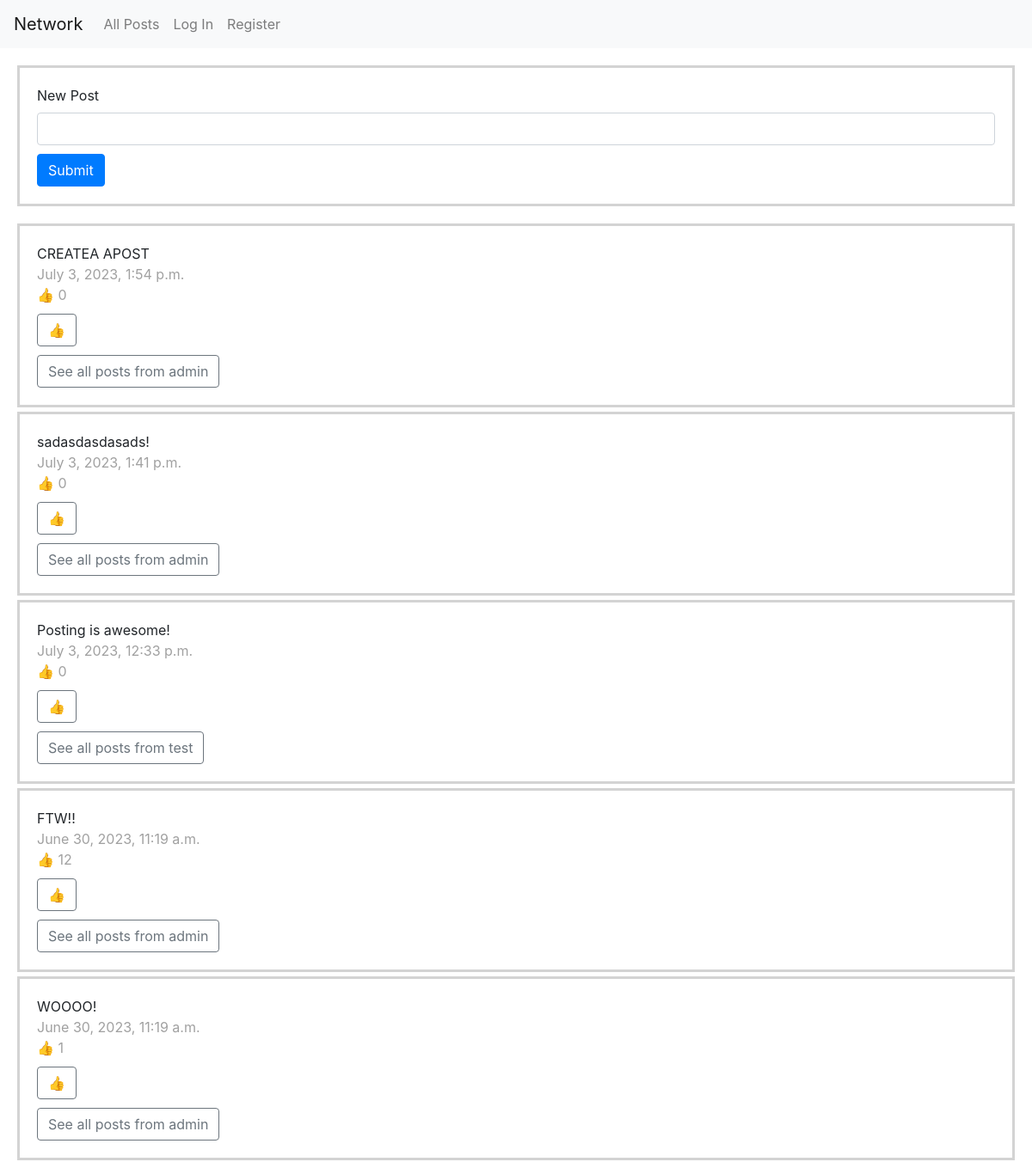
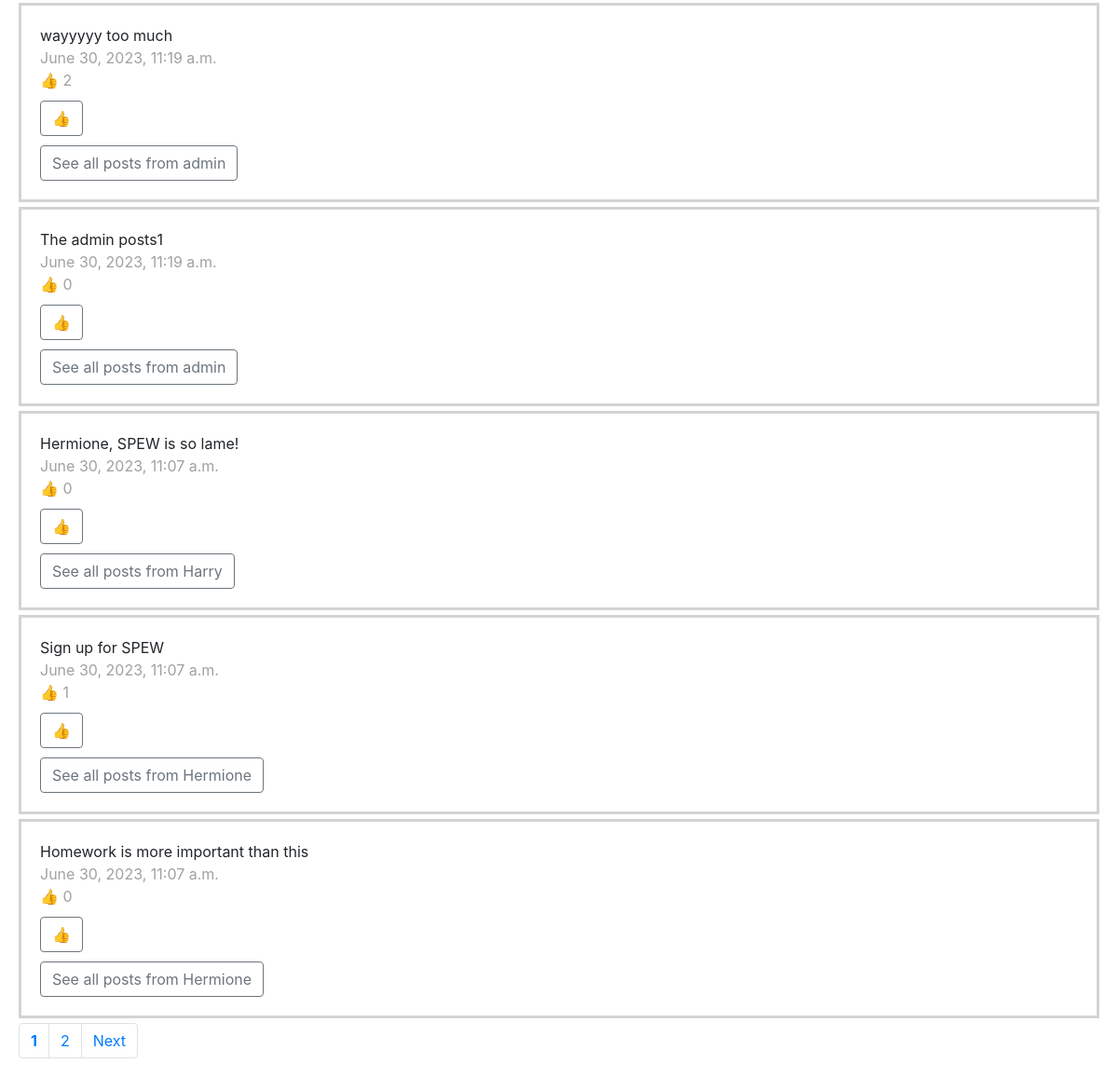
The page / on the database its author committed (2 pictures, top to bottom).
### network/models.py (models this page shows, shortened)
class Post(models.Model):
    content = models.CharField(max_length=280)
    postingUser = models.ForeignKey(User, on_delete=models.CASCADE)
    timePosted = models.DateTimeField(auto_now_add=True)
    hearts = models.PositiveIntegerField(default=0)

class User(AbstractUser):
    pass

### network/views.py (the view)
# urls.py: path("", views.index, name="index"),
def index(request, pageNum=1):
    posts = Post.objects.all().order_by("-timePosted")
    pages = Paginator(posts, 10)
    return render(request, "network/index.html", {
        "form": NewPostForm(),
        "pages": pages,
        "currentPageNum": pageNum,
        "posts": pages.page(pageNum)
    })

### network/views.py
class NewPostForm(forms.Form):
    content = forms.CharField(label="New Post", widget=forms.Textarea)

### network/templates/network/index.html (shortened to what this page needs)
{% extends "network/layout.html" %}
{% load static %}
{% block body %}
<div class="postform">
    <form action="{% url 'add' %}" method="post">
        {% for field in form %}
        {% if field.is_hidden %}
          {{ field }}
        {% else %}
          {% if field.field.widget.input_type == "checkbox" %}
          {% else %}
            <label for="{{ field.id_for_label }}">
              {{ field.label }}
            </label>
            <input type="{{ field.field.widget.input_type }}" class="form-control{% if field.errors %} is-invalid{% endif %}" id="{{ field.id_for_label }}" value="{{ field.value|default_if_none:"" }}" name="{{ field.html_name }}"{% if field.help_text %} aria-describedby="{{ field.id_for_label }}_help"{% endif %}{% for name, value in field.field.widget.attrs.items %}{% if value is not False %} {{ name }}{% if value is not True %}="{{ value|stringformat:'s' }}"{% endif %}{% endif %}{% endfor %}{% if field.field.required %}required{% endif %}>
          {% endif %}
        {% endif %}
      {% endfor %}
        <button type="submit" class="btn btn-primary">Submit</button>
    </form>
</div>
{% for post in posts %}
<div class="post" id="p{{post.id}}">
  <div id="pc{{post.id}}">{{post.content}}</div>
  <div class="light"> {{post.timePosted}}</div>
  <div id="hc{{post.id}}" class="light hearts">👍 {{post.hearts}}</div>
  <button id="hb{{post.id}}" style="display: block;" class="btn btn-outline-secondary heart-button" data-post="{{ post.id }}" >👍</button>
    <a href="{% url 'user' post.postingUser.id %}">
  <button  type="button" class="btn btn-outline-secondary">See all posts from
    {{post.postingUser.username}}</button>
  </a>
</div>
{% endfor %}
<nav aria-label="Page navigation example">
  <ul class="pagination">
    {% for page in pages.page_range %}
    {% if currentPageNum == page%}
    <li class="page-item"><a class="page-link" href="{% url 'index' page %}"><div class="bold">{{page}}</div></a></li>
    {% else %}
    <li class="page-item"><a class="page-link" href="{% url 'index' page %}">{{page}}</a></li>
    {% endif %}
    {% endfor %}
    {% if posts.has_next %}
    <li class="page-item"><a class="page-link" href="{% url 'index' posts.next_page_number %}">Next</a></li>
    {% endif %}
  </ul>
</nav>
{% endblock %}

### network/static/network/styles.css (style rules this page uses)
.postform { border-style: solid; border-color: lightgray; padding: 20px; margin-bottom:20px; }
.post { border-style: solid; border-color: lightgray; padding: 20px; margin-bottom:5px; }
.bold { font-weight: bold; }
.light { color: #a1a1a1; }
button { margin-top:10px; }

### rows shown on the page
Post: content "CREATEA APOST", timePosted "July 3, 2023, 1:54 p.m.", hearts "0", postingUser.username "admin"
Post: content "sadasdasdasads!", timePosted "July 3, 2023, 1:41 p.m.", hearts "0", postingUser.username "admin"
Post: content "Posting is awesome!", timePosted "July 3, 2023, 12:33 p.m.", hearts "0", postingUser.username "test"
Post: content "FTW!!", timePosted "June 30, 2023, 11:19 a.m.", hearts "12", postingUser.username "admin"
Post: content "WOOOO!", timePosted "June 30, 2023, 11:19 a.m.", hearts "1", postingUser.username "admin"
Post: content "wayyyyy too much", timePosted "June 30, 2023, 11:19 a.m.", hearts "2", postingUser.username "admin"
Post: content "The admin posts1", timePosted "June 30, 2023, 11:19 a.m.", hearts "0", postingUser.username "admin"
Post: content "Hermione, SPEW is so lame!", timePosted "June 30, 2023, 11:07 a.m.", hearts "0", postingUser.username "Harry"
Post: content "Sign up for SPEW", timePosted "June 30, 2023, 11:07 a.m.", hearts "1", postingUser.username "Hermione"
Post: content "Homework is more important than this", timePosted "June 30, 2023, 11:07 a.m.", hearts "0", postingUser.username "Hermione"

### other values the page prints
{{ field.label }} "New Post"
{{ page }} "1"
{{ page }} "2"
